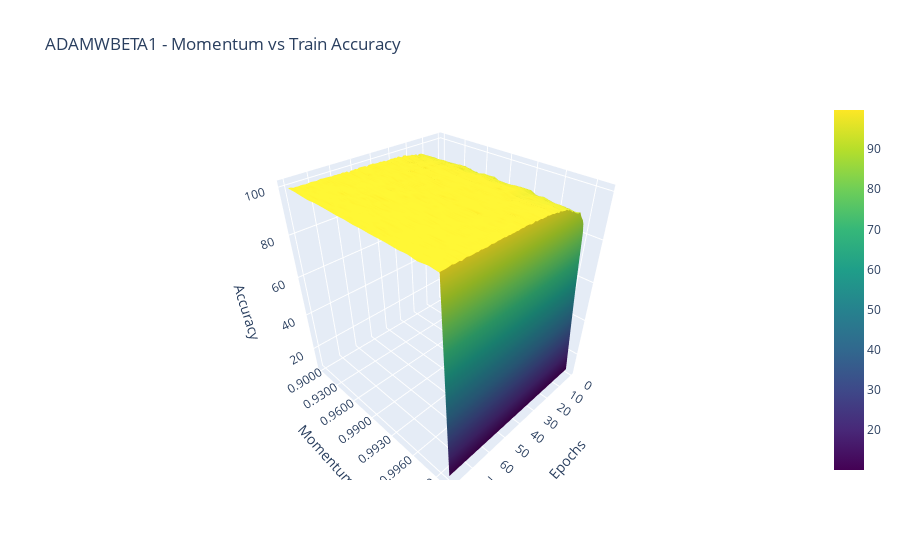
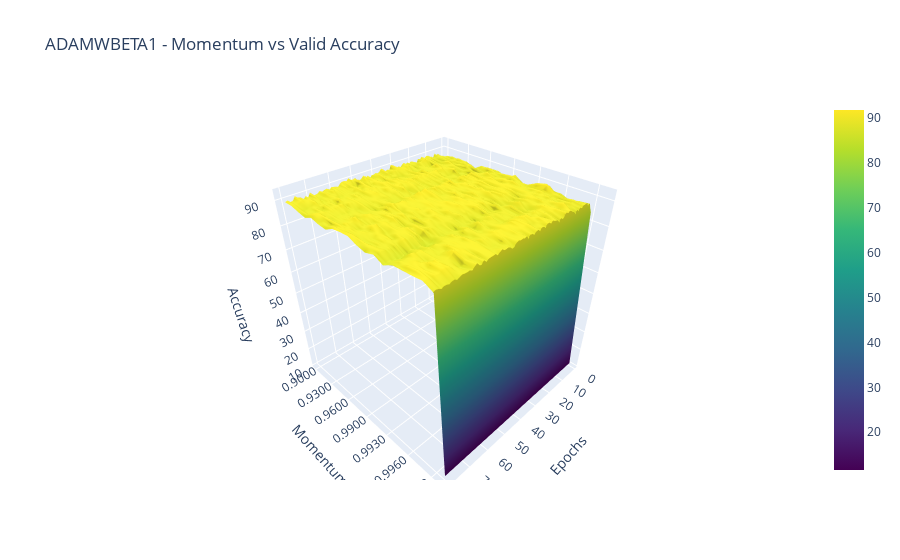
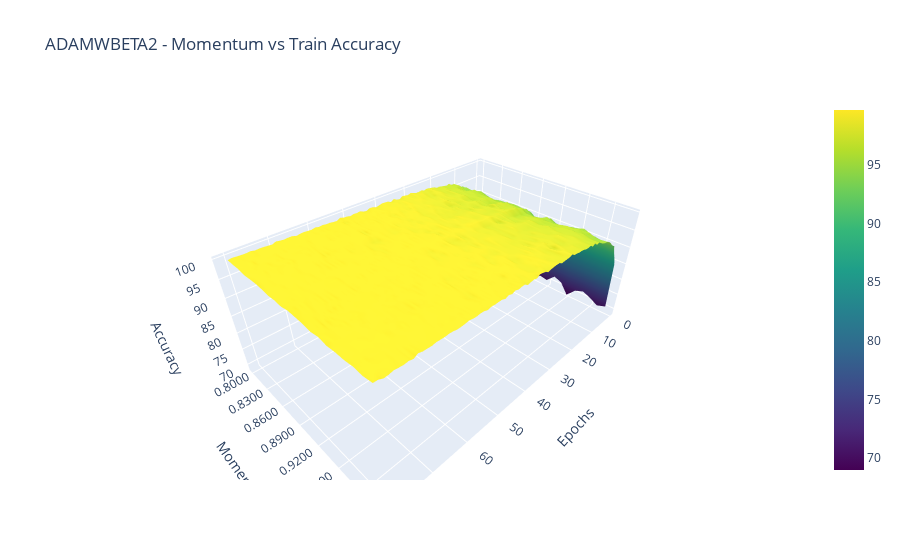
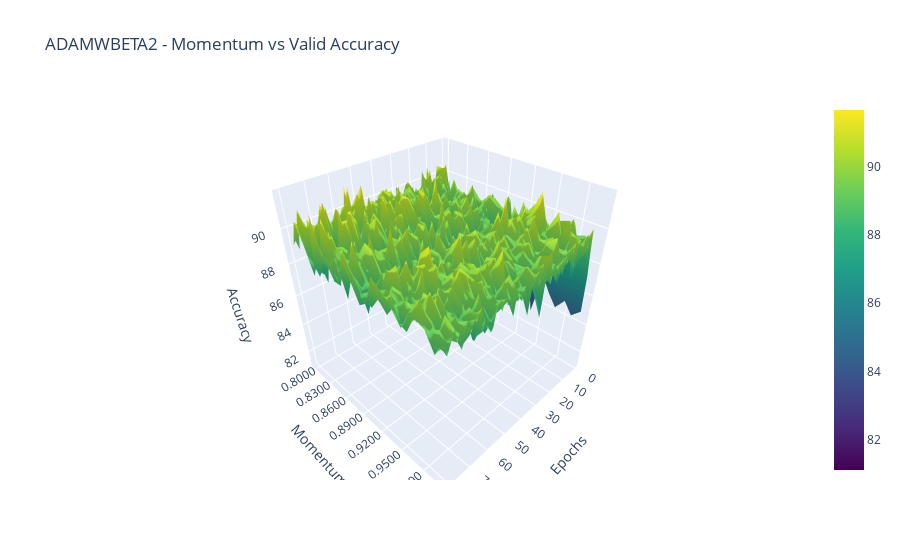

The notebook cell saved with these charts, in order:
### Code cell
import json
import numpy as np
import plotly.graph_objs as go

file_names = [
    "adamWbeta1_momentum_ablation_train_accuracy.json",
    "adamWbeta1_momentum_ablation_valid_accuracy.json",
    "adamWbeta2_momentum_ablation_train_accuracy.json",
    "adamWbeta2_momentum_ablation_valid_accuracy.json",
    "lionbeta1_momentum_ablation_train_accuracy.json",
    "lionbeta1_momentum_ablation_valid_accuracy.json",
    "lionbeta2_momentum_ablation_train_accuracy.json",
    "lionbeta2_momentum_ablation_valid_accuracy.json",
]

for file_name in file_names:
    with open(file_name, 'r') as file:
        data = json.load(file)

    # For the title, you can split the filename on "_" to get optimizer and metric
    title_info = file_name.split("_")
    optimizer = title_info[0]
    metric = title_info[-2]

    # Convert the accuracy data to a 2D NumPy array
    accuracy_data = np.array([values for lr, values in data.items()])

    # Create a 2D grid for X and Y (epochs and learning rates)
    epochs = np.arange(1, len(accuracy_data[0]) + 1)
    # learning_rates = np.array([float(lr) for lr in data.keys()])
    learning_rates = np.array([f"{float(lr):.4f}" for lr in data.keys()])
    learning_rates = np.array([(str(lr)) for lr in learning_rates])

    # Create a trace for the 3D surface plot
    trace = go.Surface(x=epochs, y=learning_rates, z=accuracy_data, colorscale='Viridis')

    # Create a layout for the plot
    layout = go.Layout(
        scene=dict(
            xaxis=dict(title='Epochs'),
            yaxis=dict(title='Momentum'),
            zaxis=dict(title='Accuracy'),
        ),
        title=f'{optimizer.upper()} - Momentum vs {metric.capitalize()} Accuracy'
    )

    # Create a figure and add the trace with the layout
    fig = go.Figure(data=[trace], layout=layout)

    # Display the interactive plot
    fig.show()

### Figure 1 — Plotly figure (JSON) as saved in the notebook; plotly's stock layout.template omitted (floating-point values rounded to 4 significant figures; data arrays with more than 128 entries replaced by an {"elided": "..."} marker saying what was removed)
{"data": [{"colorscale": [[0, "#440154"], [0.1111, "#482878"], [0.2222, "#3e4989"], [0.3333, "#31688e"], [0.4444, "#26828e"], [0.5556, "#1f9e89"], [0.6667, "#35b779"], [0.7778, "#6ece58"], [0.8889, "#b5de2b"], [1, "#fde725"]], "type": "surface", "x": [1, 2, 3, 4, 5, 6, 7, 8, 9, 10, 11, 12, 13, 14, 15, 16, 17, 18, 19, 20, 21, 22, 23, 24, 25, 26, 27, 28, 29, 30, 31, 32, 33, 34, 35, 36, 37, 38, 39, 40, 41, 42, 43, 44, 45, 46, 47, 48, 49, 50, 51, 52, 53, 54, 55, 56, 57, 58, 59, 60, 61, 62, 63, 64, 65, 66, 67, 68, 69, 70, 71, 72, 73, 74, 75, 76, 77, 78, 79, 80], "y": ["0.9000", "0.9100", "0.9200", "0.9300", "0.9400", "0.9500", "0.9600", "0.9700", "0.9800", "0.9900", "0.9910", "0.9920", "0.9930", "0.9940", "0.9950", "0.9960", "0.9970", "0.9980", "0.9990", "1.0000"], "z": {"elided": "20x80 float values"}}], "layout": {"scene": {"xaxis": {"title": {"text": "Epochs"}}, "yaxis": {"title": {"text": "Momentum"}}, "zaxis": {"title": {"text": "Accuracy"}}}, "title": {"text": "ADAMWBETA1 - Momentum vs Train Accuracy"}}}

### Figure 2 — Plotly figure (JSON) as saved in the notebook; plotly's stock layout.template omitted (floating-point values rounded to 4 significant figures; data arrays with more than 128 entries replaced by an {"elided": "..."} marker saying what was removed)
{"data": [{"colorscale": [[0, "#440154"], [0.1111, "#482878"], [0.2222, "#3e4989"], [0.3333, "#31688e"], [0.4444, "#26828e"], [0.5556, "#1f9e89"], [0.6667, "#35b779"], [0.7778, "#6ece58"], [0.8889, "#b5de2b"], [1, "#fde725"]], "type": "surface", "x": [1, 2, 3, 4, 5, 6, 7, 8, 9, 10, 11, 12, 13, 14, 15, 16, 17, 18, 19, 20, 21, 22, 23, 24, 25, 26, 27, 28, 29, 30, 31, 32, 33, 34, 35, 36, 37, 38, 39, 40, 41, 42, 43, 44, 45, 46, 47, 48, 49, 50, 51, 52, 53, 54, 55, 56, 57, 58, 59, 60, 61, 62, 63, 64, 65, 66, 67, 68, 69, 70, 71, 72, 73, 74, 75, 76, 77, 78, 79, 80], "y": ["0.9000", "0.9100", "0.9200", "0.9300", "0.9400", "0.9500", "0.9600", "0.9700", "0.9800", "0.9900", "0.9910", "0.9920", "0.9930", "0.9940", "0.9950", "0.9960", "0.9970", "0.9980", "0.9990", "1.0000"], "z": {"elided": "20x80 float values"}}], "layout": {"scene": {"xaxis": {"title": {"text": "Epochs"}}, "yaxis": {"title": {"text": "Momentum"}}, "zaxis": {"title": {"text": "Accuracy"}}}, "title": {"text": "ADAMWBETA1 - Momentum vs Valid Accuracy"}}}

### Figure 3 — Plotly figure (JSON) as saved in the notebook; plotly's stock layout.template omitted (floating-point values rounded to 4 significant figures; data arrays with more than 128 entries replaced by an {"elided": "..."} marker saying what was removed)
{"data": [{"colorscale": [[0, "#440154"], [0.1111, "#482878"], [0.2222, "#3e4989"], [0.3333, "#31688e"], [0.4444, "#26828e"], [0.5556, "#1f9e89"], [0.6667, "#35b779"], [0.7778, "#6ece58"], [0.8889, "#b5de2b"], [1, "#fde725"]], "type": "surface", "x": [1, 2, 3, 4, 5, 6, 7, 8, 9, 10, 11, 12, 13, 14, 15, 16, 17, 18, 19, 20, 21, 22, 23, 24, 25, 26, 27, 28, 29, 30, 31, 32, 33, 34, 35, 36, 37, 38, 39, 40, 41, 42, 43, 44, 45, 46, 47, 48, 49, 50, 51, 52, 53, 54, 55, 56, 57, 58, 59, 60, 61, 62, 63, 64, 65, 66, 67, 68, 69, 70, 71, 72, 73, 74, 75, 76, 77, 78, 79, 80], "y": ["0.8000", "0.8100", "0.8200", "0.8300", "0.8400", "0.8500", "0.8600", "0.8700", "0.8800", "0.8900", "0.9000", "0.9100", "0.9200", "0.9300", "0.9400", "0.9500", "0.9600", "0.9700", "0.9800", "0.9900", "1.0000"], "z": {"elided": "21x80 float values"}}], "layout": {"scene": {"xaxis": {"title": {"text": "Epochs"}}, "yaxis": {"title": {"text": "Momentum"}}, "zaxis": {"title": {"text": "Accuracy"}}}, "title": {"text": "ADAMWBETA2 - Momentum vs Train Accuracy"}}}

### Figure 4 — Plotly figure (JSON) as saved in the notebook; plotly's stock layout.template omitted (floating-point values rounded to 4 significant figures; data arrays with more than 128 entries replaced by an {"elided": "..."} marker saying what was removed)
{"data": [{"colorscale": [[0, "#440154"], [0.1111, "#482878"], [0.2222, "#3e4989"], [0.3333, "#31688e"], [0.4444, "#26828e"], [0.5556, "#1f9e89"], [0.6667, "#35b779"], [0.7778, "#6ece58"], [0.8889, "#b5de2b"], [1, "#fde725"]], "type": "surface", "x": [1, 2, 3, 4, 5, 6, 7, 8, 9, 10, 11, 12, 13, 14, 15, 16, 17, 18, 19, 20, 21, 22, 23, 24, 25, 26, 27, 28, 29, 30, 31, 32, 33, 34, 35, 36, 37, 38, 39, 40, 41, 42, 43, 44, 45, 46, 47, 48, 49, 50, 51, 52, 53, 54, 55, 56, 57, 58, 59, 60, 61, 62, 63, 64, 65, 66, 67, 68, 69, 70, 71, 72, 73, 74, 75, 76, 77, 78, 79, 80], "y": ["0.8000", "0.8100", "0.8200", "0.8300", "0.8400", "0.8500", "0.8600", "0.8700", "0.8800", "0.8900", "0.9000", "0.9100", "0.9200", "0.9300", "0.9400", "0.9500", "0.9600", "0.9700", "0.9800", "0.9900", "1.0000"], "z": {"elided": "21x80 float values"}}], "layout": {"scene": {"xaxis": {"title": {"text": "Epochs"}}, "yaxis": {"title": {"text": "Momentum"}}, "zaxis": {"title": {"text": "Accuracy"}}}, "title": {"text": "ADAMWBETA2 - Momentum vs Valid Accuracy"}}}
